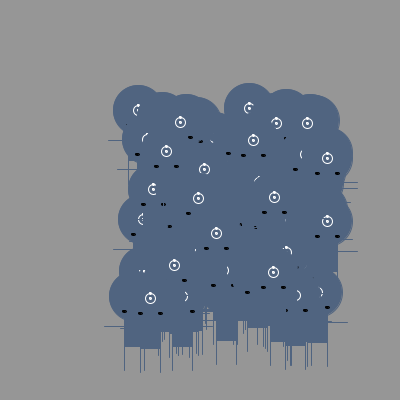
Frame 1 (no input)
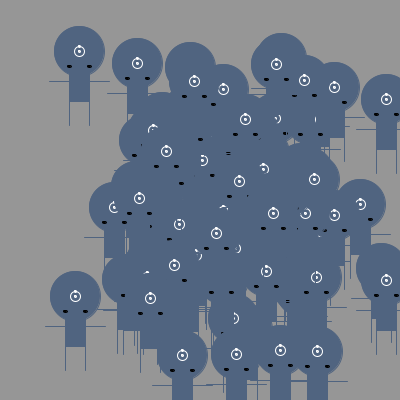
Frame 60 (the mouse pressed at the canvas centre just before this capture)
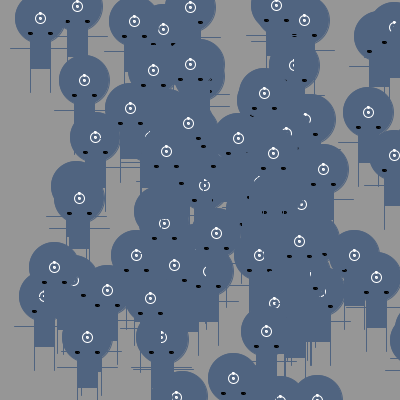
Frame 120 (the mouse held since frame 60 and released just before this capture)

The Processing sketch that drew these frames (run headless with seeded random() and noise(); from frame 60 on, the mouse is pressed at the canvas centre):

// Processing sketch: mainAfterLeut
// ── mainAfterLeut.pde

DrM[] drdre = new DrM[100];

void setup() {
  for (int i = 0; i < drdre.length; i++)
  {
    drdre[i] = new DrM(int(random(100, 300)), 
                       int(random(100, 300)), 
                       int(random(-2, 2)), 
                       int(random(-2, 2)));
  }

  size(400, 400) ;
  background(150) ;
  frameRate(12) ;
}

void draw() {
  background(150) ;

  for (int i = 0; i < drdre.length; i++)
  {
    drdre[i].updateLocation();
    drdre[i].drawM();
  }
}


// ── DrM.pde
class DrM {

  int x, y ;  // current location of Dr. M
  int vx, vy ;  // velocity x, velocity y


    DrM(int inX, int inY, int inVx, int inVy) {
    x = inX ;
    y = inY ;
    vx = inVx ;
    vy = inVy ;
  }

  void drawM() {

    // make relative to smallest x, y (20,20) 
    color bb = color(80, 100, 128);
    color hh = color(255, 255, 255);
    color kk = color(0, 0, 0);

    stroke(bb);
    line(x+20, y+35, x, y+35);
    line(x+40, y+35, x+60, y+35);

    line(x+20, y+55, x+20, y+79);
    line(x+40, y+55, x+40, y+79);

    stroke(bb);
    fill(bb);
    rectMode(CENTER);
    rect(x+30, y+30, 20, 50);

    fill(bb);
    stroke(bb);
    ellipse(x+30, y+5, 50, 50);
    stroke(kk);
    fill(kk);
    ellipse(x+20, y+20, 4, 2);
    ellipse(x+40, y+20, 4, 2);
    noFill();
    stroke(hh);
    ellipse(x+30, y+5, 10, 10);
    fill(hh);
    ellipse(x+30, y+5, 2, 2);
    ellipse(x+30, y, 2, 2);
  }

  void updateLocation() {
    x += vx ;
    if ((x > width) || (x < 0) ) {
      x -= vx ;
      vx *= -1 ;
    }

    y += vy ;
    if ( (y > height) || (y < 0) ) {
      y -= vy ;
      vy *= -1 ;
    }
  }
}
